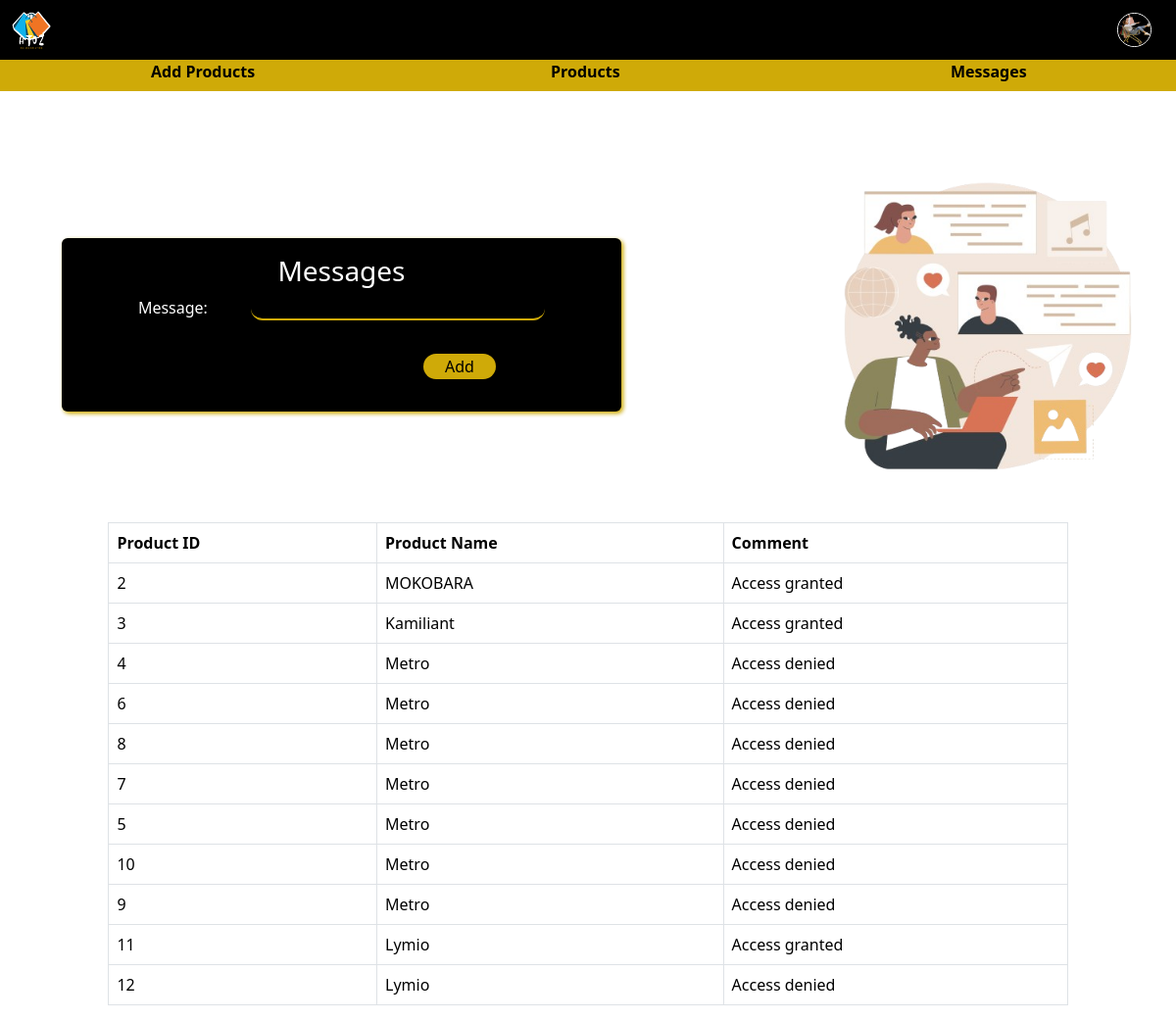
/seller_messages/4/, run on an earlier commit of the app's database.
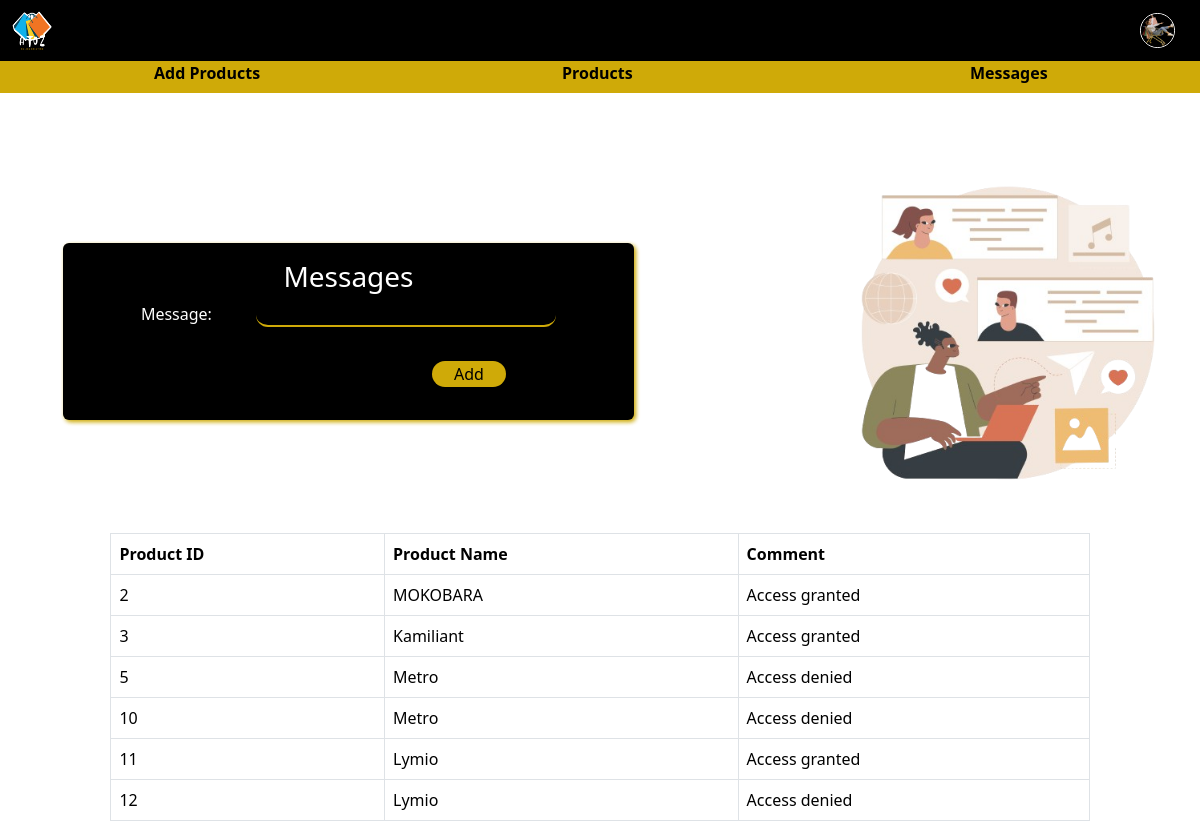
And on a later commit of the database.
### allinone/models.py (models this page shows, shortened)
class ItemAccess(models.Model):
    item_id = models.OneToOneField(Item,on_delete=models.CASCADE)
    access = models.BooleanField()
    comment = models.CharField(max_length=100,default='Item denied')

class Item(models.Model):
    name = models.CharField(max_length=255)
    description = models.CharField(max_length=120)
    photo = models.ImageField(upload_to='images/')
    cost = models.DecimalField(max_digits=10, decimal_places=2)
    category = models.ForeignKey(AdminCategory, on_delete=models.CASCADE)
    seller = models.ForeignKey(Seller, on_delete=models.CASCADE)

### allinone/views.py (the view, shortened to what this page needs)
# urls.py: path('seller_messages/<int:id>/',views.seller_messages, name='seller_messages'),
def seller_messages(request,id):
    context = {}
    seller = Seller.objects.get(id=id)
    messages = ItemAccess.objects.all()
    context['seller'] = seller
    context['messages'] = messages
    context['form'] = MessageForm
    return render(request, 'SellerMessages.html', context)

### allinone/templates/SellerMessages.html (shortened to what this page needs)
<!DOCTYPE html>
<html lang="en">
<head>
    <link href="https://cdn.jsdelivr.net/npm/bootstrap@5.3.2/dist/css/bootstrap.min.css" rel="stylesheet"
>
    <link rel="stylesheet" href="https://cdnjs.cloudflare.com/ajax/libs/font-awesome/6.0.0/css/all.min.css">
</head>
<body>
    <nav class="navbar navbar-expand-lg d-flex flex-row bg-black fixed-top">
        <div class="container-fluid justify-content-start">
            {% load static %}
            <img src="{% static 'images/atoz.png' %}" class="wpic" alt="Logo">
        </div>
        <ul class="navbar-nav collapse navbar-collapse" id="navbarText">
            <li class="nav-item m-1 position-relative">
                <button class="btn p-0" type="button" id="profile" data-bs-toggle="dropdown" aria-expanded="false">
                    <img id="userImage" src="{{ seller.image.url }}" alt="User Image">
                </button>
            </li>
        </ul>
    </nav>
    <div class="btmdiv">
        <div class="btmnav">
            <div class="row">
                <div class="col-4 productbtn">
                    <a href="/seller_itemform/{{seller.id}}/"><button class="upperbtn">Add Products</button></a>
                </div>
                <div class="col-4 productbtn">
                    <a href="/seller_products/{{seller.id}}/"><button class="upperbtn">Products</button></a>
                </div>
                <div class="col-4 productbtn">
                    <a href="/seller_messages/{{seller.id}}/"><button class="upperbtn">Messages</button></a>
                </div>
            </div>
        </div>
    </div>
    <div class="row">
        <div class="col-8">
            <div class="loginbox">
                <div class="card align-items-center iside">
                    <div class="card-body">
                        <h3 class="mx-3">Messages</h3>
                        <form method="post" enctype="multipart/form-data">
                            {{ form.as_p }}
                            <div class="sign">
                                <button type="submit" class="signbtn" id="signup">Add</button>
                            </div>
                        </form>
                    </div>
                </div>
            </div>
        </div>
        <div class="col-4">
            <div class="container rside">
                <div class="imgpic">
                    {% load static %}
                    <img src="{% static 'images/messages.png' %}" class="wbtmpic">
                </div>
            </div>
        </div>
        <table class="table table-bordered">
            <thead>
                <tr>
                    <th>Product ID</th>
                    <th>Product Name</th>
                    <th>Comment</th>
                </tr>
            </thead>
            <tbody>
                {% for message in messages %}
                    <tr>
                        <td>{{ message.item_id_id }}</td>
                        <td>{{ message.item_id.name}}</td>
                        <td>{{ message.comment }}</td>
                    </tr>
                {% endfor %}
            </tbody>
        </table>
    </div>
</body>
</html>

What changed in the data, as far as the page shows it:
removed ItemAccess: item_id_id "4", item_id.name "Metro", comment "Access denied"
removed ItemAccess: item_id_id "6", item_id.name "Metro", comment "Access denied"
removed ItemAccess: item_id_id "8", item_id.name "Metro", comment "Access denied"
removed ItemAccess: item_id_id "7", item_id.name "Metro", comment "Access denied"
removed ItemAccess: item_id_id "9", item_id.name "Metro", comment "Access denied"
